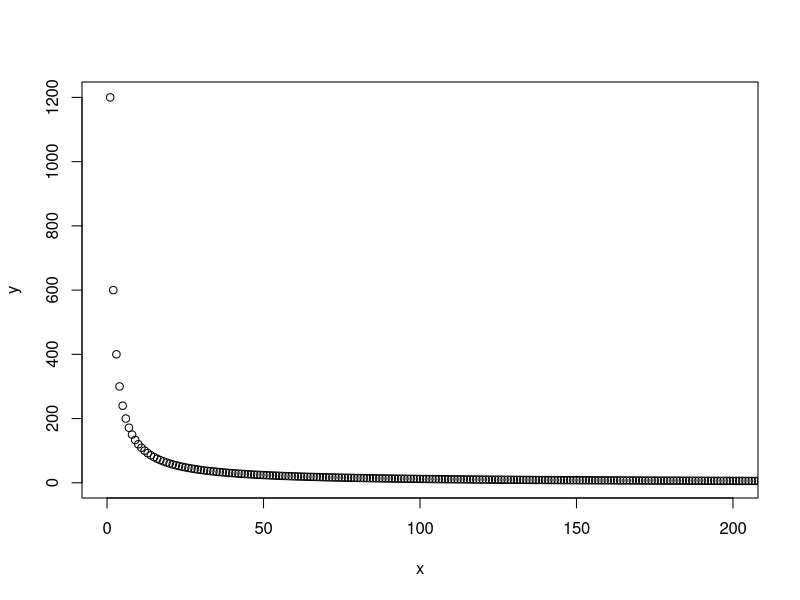
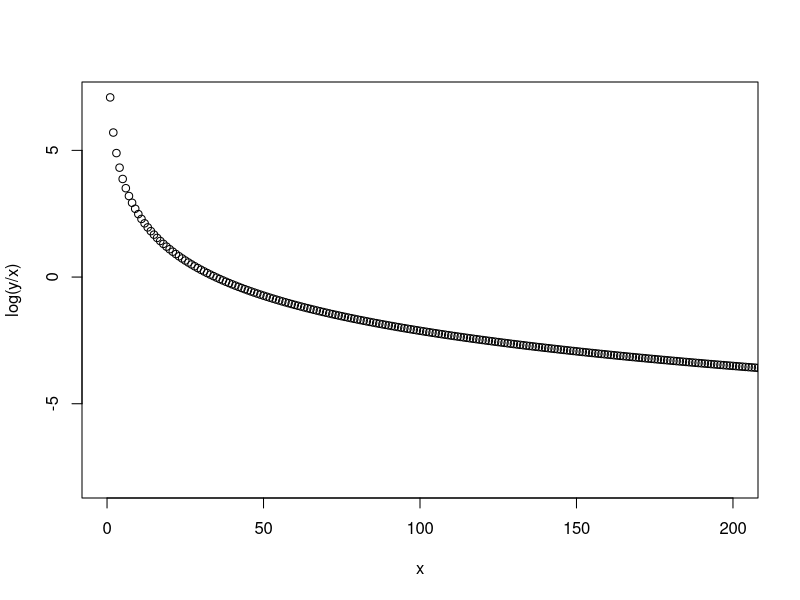
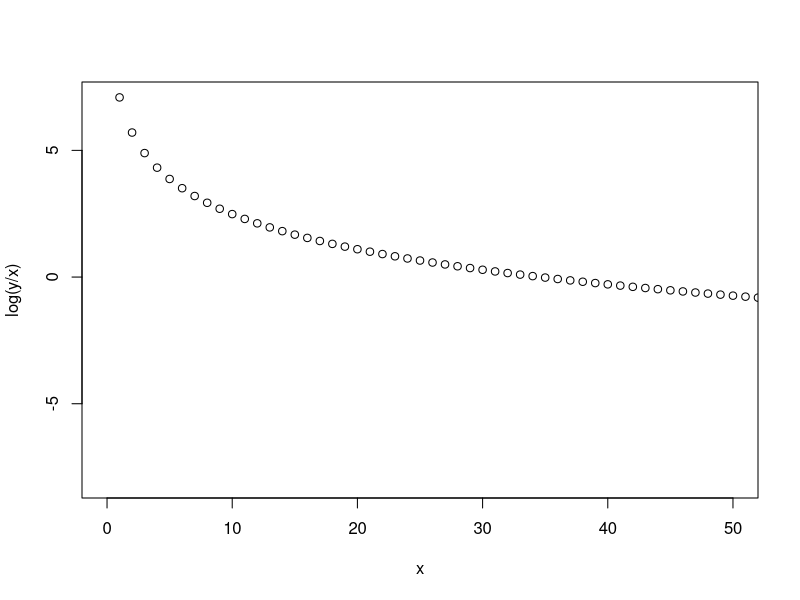

Write the R code that produced these figures, in order.



x <- 1:2000
y <- 1200/x

plot(x, y, xlim = c(0, 200))

plot(x, log(y/x), xlim = c(0, 200))
plot(x, log(y/x), xlim = c(0, 50))
